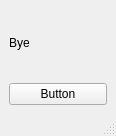
<?xml version="1.0" encoding="UTF-8"?>
<ui version="4.0">
 <class>MainWindow</class>
 <widget class="QMainWindow" name="MainWindow">
  <property name="geometry">
   <rect>
    <x>0</x>
    <y>0</y>
    <width>116</width>
    <height>136</height>
   </rect>
  </property>
  <property name="windowTitle">
   <string>MainWindow</string>
  </property>
  <widget class="QWidget" name="centralwidget">
   <property name="layoutDirection">
    <enum>Qt::LeftToRight</enum>
   </property>
   <layout class="QVBoxLayout" name="verticalLayout">
    <item>
     <widget class="QLabel" name="mylabel">
      <property name="text">
       <string>Bye</string>
      </property>
     </widget>
    </item>
    <item>
     <widget class="QPushButton" name="button1">
      <property name="text">
       <string>Button</string>
      </property>
     </widget>
    </item>
   </layout>
  </widget>
  <widget class="QMenuBar" name="menubar">
   <property name="geometry">
    <rect>
     <x>0</x>
     <y>0</y>
     <width>116</width>
     <height>26</height>
    </rect>
   </property>
  </widget>
  <widget class="QStatusBar" name="statusbar"/>
 </widget>
 <resources/>
 <connections/>
</ui>
